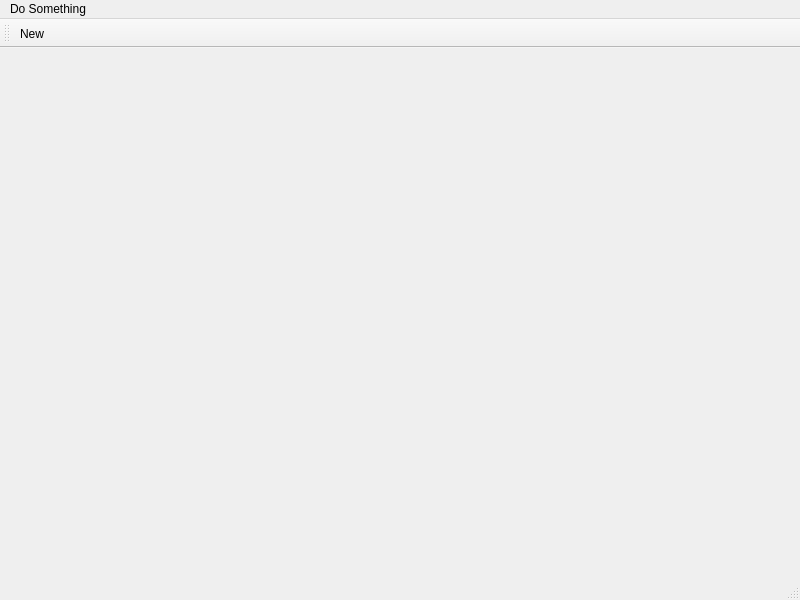
<?xml version="1.0" encoding="UTF-8"?>
<ui version="4.0">
 <class>MainWindow</class>
 <widget class="QMainWindow" name="MainWindow">
  <property name="geometry">
   <rect>
    <x>0</x>
    <y>0</y>
    <width>800</width>
    <height>600</height>
   </rect>
  </property>
  <property name="windowTitle">
   <string>MainWindow</string>
  </property>
  <widget class="QWidget" name="centralwidget"/>
  <widget class="QMenuBar" name="menubar">
   <property name="geometry">
    <rect>
     <x>0</x>
     <y>0</y>
     <width>800</width>
     <height>21</height>
    </rect>
   </property>
   <widget class="QMenu" name="menuDo_Something">
    <property name="title">
     <string>Do Something</string>
    </property>
    <addaction name="actionNew"/>
   </widget>
   <addaction name="menuDo_Something"/>
  </widget>
  <widget class="QStatusBar" name="statusbar"/>
  <widget class="QToolBar" name="toolBar">
   <property name="windowTitle">
    <string>toolBar</string>
   </property>
   <attribute name="toolBarArea">
    <enum>TopToolBarArea</enum>
   </attribute>
   <attribute name="toolBarBreak">
    <bool>false</bool>
   </attribute>
   <addaction name="actionNew"/>
  </widget>
  <action name="actionNew">
   <property name="text">
    <string>New</string>
   </property>
  </action>
 </widget>
 <resources/>
 <connections/>
</ui>
